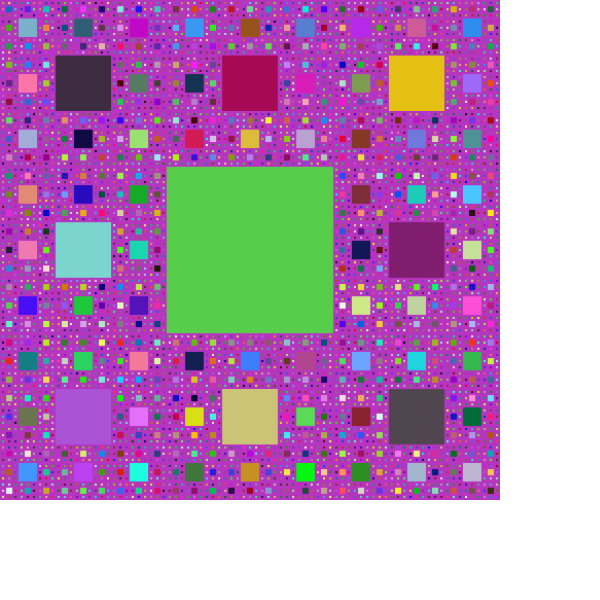
Frame 1 (no input)
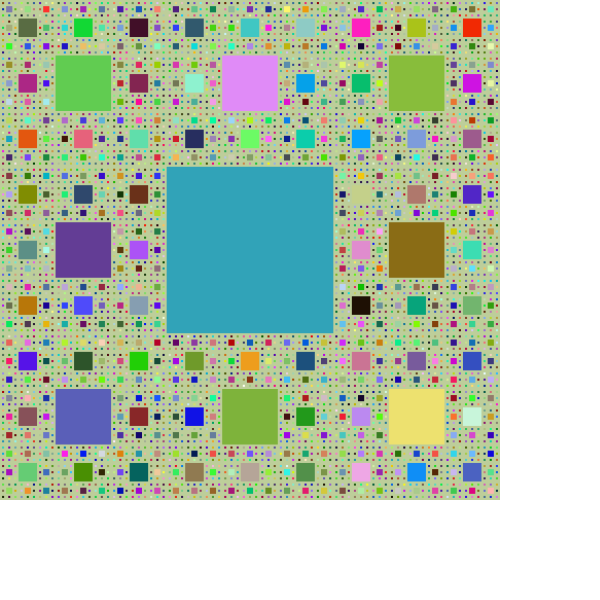
Frame 2 (the mouse pressed at the canvas centre, redrawn once)

The p5.js sketch that drew these frames (run headless with seeded random() and noise() and a simulated clock; the mouse was pressed at the canvas centre and the sketch redrawn once):

// p5.js sketch
// ── sketch.js
let canvasWidth = 600;
let canvasHeight = 600;
let level = 5;

const getRandomColor = () => {
  return color(random(0, 255), random(0, 255), random(0, 255));
};

const drawSeirpinskiCarpet = (sq, depth) => {
  if (depth === level) {
    return;
  }
  let newSquarePointX = sq.x + sq.sideLength / 3;
  let newSquarePointY = sq.y + sq.sideLength / 3;
  let newSquareLength = sq.sideLength / 3;
  let newSquare = new Square(newSquarePointX, newSquarePointY, newSquareLength);
  newSquare.drawSubsequentSquare();

  let sq1 = new Square(sq.x, sq.y, newSquareLength);
  let sq2 = new Square(sq.x + sq.sideLength / 3, sq.y, newSquareLength);
  let sq3 = new Square(sq.x + (2 * sq.sideLength) / 3, sq.y, newSquareLength);
  let sq4 = new Square(sq.x, sq.y + sq.sideLength / 3, newSquareLength);
  let sq5 = new Square(
    sq.x + (2 * sq.sideLength) / 3,
    sq.y + sq.sideLength / 3,
    newSquareLength
  );
  let sq6 = new Square(sq.x, sq.y + (2 * sq.sideLength) / 3, newSquareLength);
  let sq7 = new Square(
    sq.x + sq.sideLength / 3,
    sq.y + (2 * sq.sideLength) / 3,
    newSquareLength
  );
  let sq8 = new Square(
    sq.x + (2 * sq.sideLength) / 3,
    sq.y + (2 * sq.sideLength) / 3,
    newSquareLength
  );

  drawSeirpinskiCarpet(sq1, depth + 1);
  drawSeirpinskiCarpet(sq2, depth + 1);
  drawSeirpinskiCarpet(sq3, depth + 1);
  drawSeirpinskiCarpet(sq4, depth + 1);
  drawSeirpinskiCarpet(sq5, depth + 1);
  drawSeirpinskiCarpet(sq6, depth + 1);
  drawSeirpinskiCarpet(sq7, depth + 1);
  drawSeirpinskiCarpet(sq8, depth + 1);
};

class Square {
  constructor(x, y, sideLength) {
    this.x = x;
    this.y = y;
    this.sideLength = sideLength;
  }

  drawSubsequentSquare() {
    noStroke();
    fill(getRandomColor());
    square(this.x, this.y, this.sideLength);
  }

  drawInitialSquare() {
    noStroke();
    fill(getRandomColor());
    square(this.x, this.y, this.sideLength);
  }
}

function setup() {
  createCanvas(canvasWidth, canvasHeight);
  noLoop();
}

function draw() {
  // background(51);
  let initialSquare = new Square(0, 0, 500);
  // initialSquare.draw();
  initialSquare.drawInitialSquare();
  drawSeirpinskiCarpet(initialSquare, 0);
}

// ── style.css
* {
  padding: 0;
  margin: 0;
}

.wrapper {
  margin: 0;
  display: flex;
  flex-direction: column;
  justify-content: center;
  align-items: center;
}

.inputs {
  max-width: 400px;
  display: flex;
  justify-content: space-between;
  width: 95%;
  margin: 0.5rem;
}
